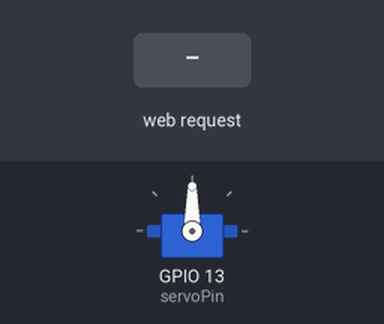
Bench run of a sketch on a simulated ESP32. Shown: servo. The inputs (shaded band) are chosen by the test bench. WiFi joins after 1.5 s; servers stay silent unless stated; what the sketch prints to the serial monitor is not drawn.

Above: at 2.7 s.
2.8 s: HTTP request GET /off received
At 3.1 s:
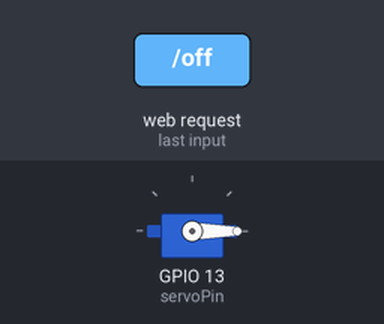
4.3 s: HTTP request GET /on received
At 5.5 s:
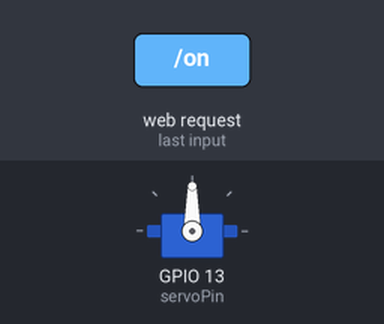
Timing chart, 0 to 7.3 s (numbered marks = the images above; inputs shaded):
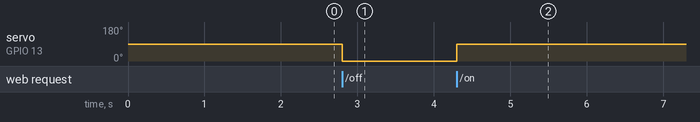

Measured:
- after the input at 2.8 s, servo on GPIO 13 (servoPin): 90° → 0° at once
- after the input at 4.3 s, servo on GPIO 13 (servoPin): 0° → 90° at once

The sketch:

ESP32ServoControl.ino
```cpp
#include <WiFi.h>
#include <ESP32Servo.h>

const char* ssid = "Test";  //   Wifi name
const char* password = "Test";  //  password

WiFiServer server(80);  // Set up the server on port 80
Servo myServo;  // Create a servo object
const int servoPin = 13;  // Pin 13 for the servo

void setup() {
  Serial.begin(115200);

  // Connect to WiFi
  WiFi.begin(ssid, password);
  Serial.print("Connecting to WiFi");
  while (WiFi.status() != WL_CONNECTED) {
    delay(500);
    Serial.print(".");
  }
  Serial.println("\nConnected to WiFi!");
  Serial.print("IP Address: ");
  Serial.println(WiFi.localIP());

  // Start the server
  server.begin();

  // Attach the servo to pin 13
  myServo.attach(servoPin, 500, 2500);  // the min/max pulse
  Serial.println("Servo attached to pin 13");
}

void loop() {
  WiFiClient client = server.available();  // Check  new client

  if (client) {
    Serial.println("New Client Connected");

    // Wait for data from the client
    String request = "";
    while (client.available()) {
      request += (char)client.read();
    }

    Serial.println("Request: " + request);

    // Send HTTP response
    client.println("HTTP/1.1 200 OK");
    client.println("Content-Type: text/html");
    client.println();

    // Simple HTML response with links to control the servo
    client.println("<!DOCTYPE HTML><html>");
    client.println("<head><title>ESP32 Servo Control</title></head>");
    client.println("<body>");
    client.println("<h1>ESP32 Servo Control</h1>");
    client.println("<p><a href=\"/on\"><button>Turn ON</button></a></p>");
    client.println("<p><a href=\"/off\"><button>Turn OFF</button></a></p>");
    client.println("</body></html>");

    // Check if the request contains '/on' or '/off'
    if (request.indexOf("/on") != -1) {
      myServo.write(90);  // Move servo to 90 degrees (turn ON)
      client.println("<p>Servo Moved to 90 Degrees (ON)</p>");
      Serial.println("Servo moved to 90 degrees");
    }
    else if (request.indexOf("/off") != -1) {
      myServo.write(0);  // Move servo to 0 degrees (turn OFF)
      client.println("<p>Servo Moved to 0 Degrees (OFF)</p>");
      Serial.println("Servo moved to 0 degrees");
    }
    else {
      client.println("<p><a href='/on'>Move Servo to 90 Degrees</a></p>");
      client.println("<p><a href='/off'>Move Servo to 0 Degrees</a></p>");
    }

    client.println("</html>");
    client.stop();  // Close the connection properly
    Serial.println("Client Disconnected");
  }
}
```
